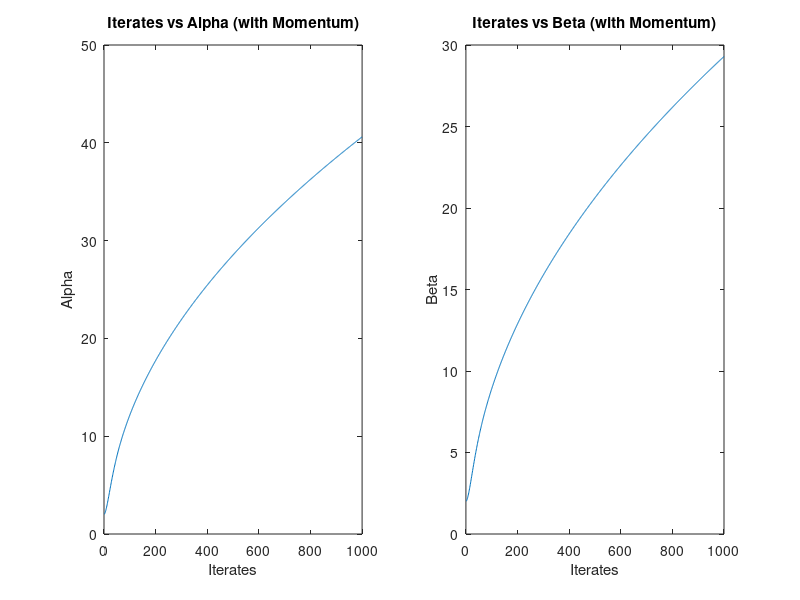

Source code (MATLAB):
n = 5;
x = [.30753, .56678, -.25177, .37243, .26375];
eta = .001;
gamma = .9;
iterates = 1000;
p = [2.0; 2.0];

% Gradient
gradient = @(alpha, beta) [
    -n/beta + 2*n/beta^2 * sum((x - alpha) .* exp(-(x - alpha) / beta) ./ (1 + exp(-(x - alpha) / beta)));
    -1/beta^2 * sum(x - alpha) + n/beta + 2*n/beta^2 * sum(exp(-(x - alpha) / beta) .* (x - alpha) ./ (1 + exp(-(x - alpha) / beta)))
];


theta = [0;0];

% 1000 loops
alpha_values = zeros(iterates, 1);
beta_values = zeros(iterates, 1);
for i = 1:iterates
    grad = gradient(p(1), p(2));
    theta = gamma * theta + eta * grad;
    p = p - theta;
    alpha_values(i) = p(1);
    beta_values(i) = p(2);
end

% final estimates of alpha and beta
fprintf('estimate of alpha: %.3f\n', p(1));
fprintf('estimate of beta: %.3f\n', p(2));

% Plot iterative values of alpha and beta
figure;
subplot(1, 2, 1);
plot(1:iterates, alpha_values);
xlabel('Iterates');
ylabel('Alpha');
title('Iterates vs Alpha (with Momentum)');

subplot(1, 2, 2);
plot(1:iterates, beta_values);
xlabel('Iterates');
ylabel('Beta');
title('Iterates vs Beta (with Momentum)');
